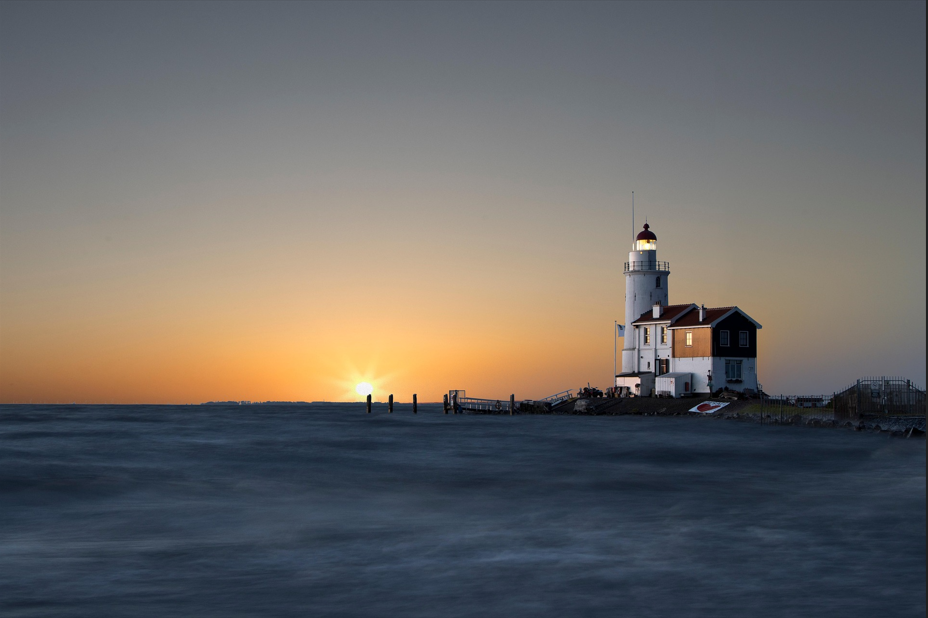
#> input picture 18. working with images in python/sunset.PNG, 928 x 618 px, found by its file name
$ python instagram_style.py
#> lines starting #> are read from the running program, lines starting #| are printed output that depends on the picture
import cv2
import numpy as np

def instagram_filter(image_path):

#> called with image_path = 'sunset.png'
    image = cv2.imread(image_path)
#> image is the input picture: shape (618, 928, 3); mean B, G, R 101.3, 103.6, 106.5

    bright_contrast = cv2.convertScaleAbs(image, alpha=1.3, beta=20)
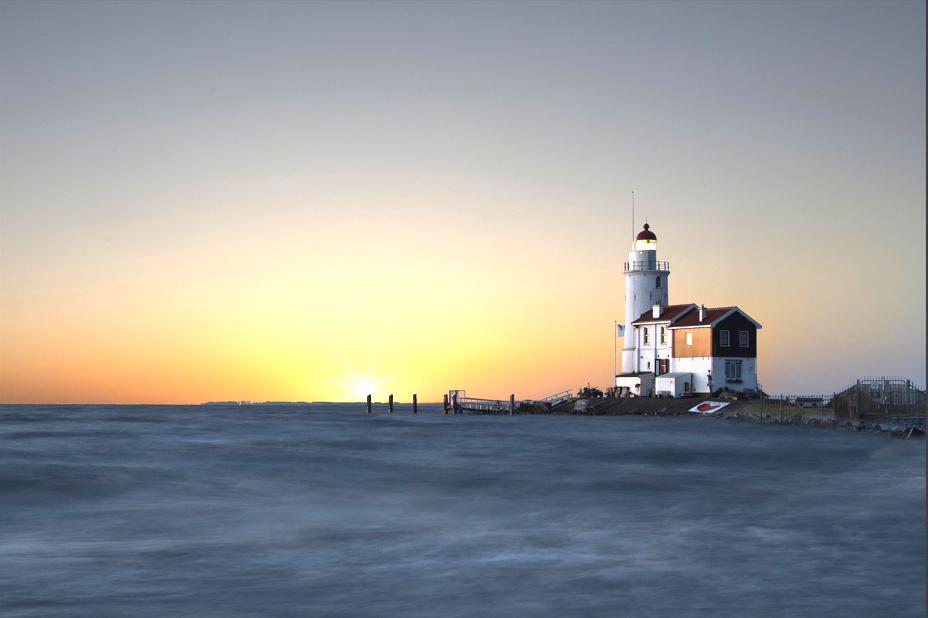
#> bright_contrast: shape (618, 928, 3); mean B, G, R 151.7, 154, 152.2


    blurred = cv2.GaussianBlur(bright_contrast, (7, 7), 0)

    warm_image = blurred.copy()
    warm_image[:, :, 2] = cv2.add(warm_image[:, :, 2], 30)
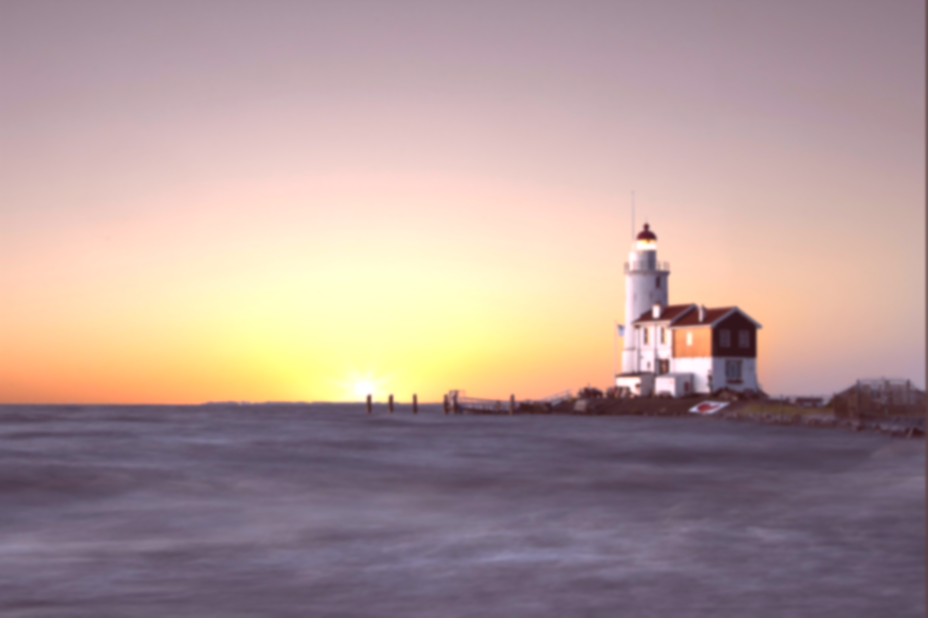
#> warm_image: shape (618, 928, 3); mean B, G, R 151.7, 154, 177
    warm_image[:, :, 1] = cv2.add(warm_image[:, :, 1], 10)

    rows, cols = warm_image.shape[:2]
#> rows = 618; cols = 928
    kernel_x = cv2.getGaussianKernel(cols, 300)
    kernel_y = cv2.getGaussianKernel(rows, 300)
    kernel = kernel_y * kernel_x.T
    mask = 255 * kernel / np.max(kernel)
    vignette = np.uint8(mask)
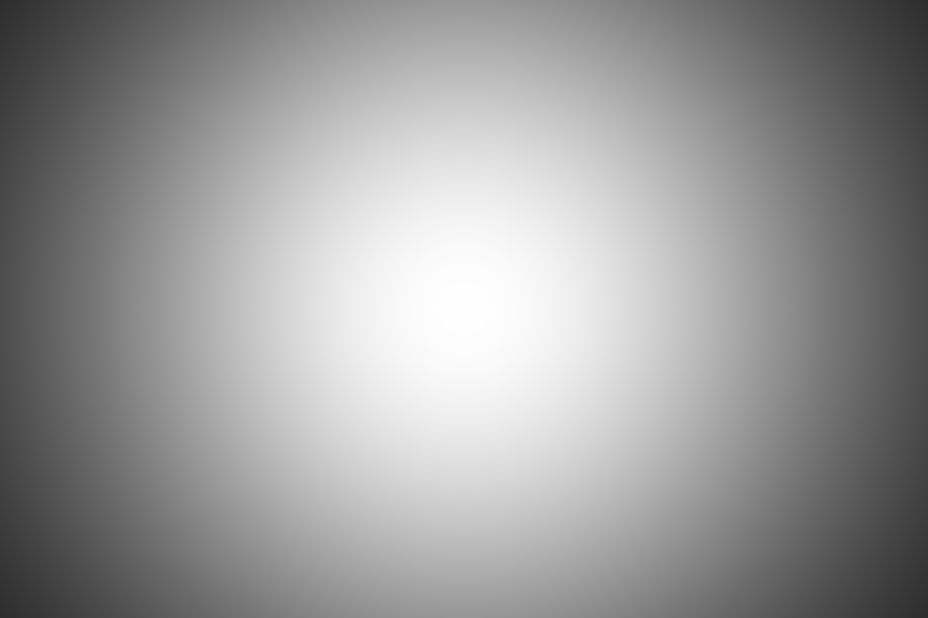
#> mask: shape (618, 928) float64; min 45.56, max 255, mean 153.9

    for i in range(3):
        warm_image[:, :, i] = cv2.addWeighted(warm_image[:, :, i], 0.8, vignette, 0.2, 0)
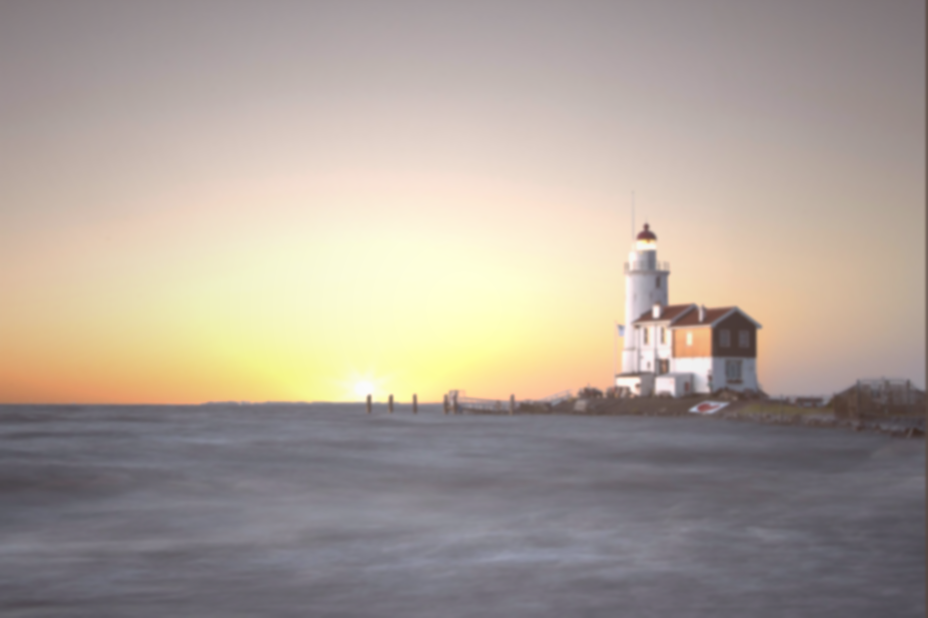
#> warm_image: shape (618, 928, 3); mean B, G, R 152, 161.5, 172.3


    cv2.imshow("instagram style filter", warm_image)
    cv2.waitKey(0)
    cv2.destroyAllWindows()


instagram_filter("sunset.png")
